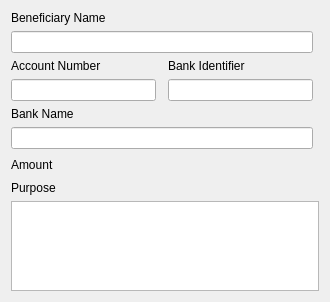
<?xml version="1.0" encoding="UTF-8"?>
<ui version="4.0">
 <class>germanCreditTransferEdit</class>
 <widget class="QWidget" name="germanCreditTransferEdit">
  <property name="geometry">
   <rect>
    <x>0</x>
    <y>0</y>
    <width>330</width>
    <height>302</height>
   </rect>
  </property>
  <property name="windowTitle">
   <string>Form</string>
  </property>
  <layout class="QGridLayout" name="gridLayout">
   <item row="0" column="0">
    <widget class="QLabel" name="label">
     <property name="text">
      <string>Beneficiary Name</string>
     </property>
     <property name="buddy">
      <cstring>beneficiaryName</cstring>
     </property>
    </widget>
   </item>
   <item row="1" column="0" colspan="3">
    <widget class="KLineEdit" name="beneficiaryName"/>
   </item>
   <item row="1" column="3">
    <widget class="KLed" name="statusBeneficiaryName">
     <property name="state">
      <enum>KLed::On</enum>
     </property>
     <property name="color">
      <color>
       <red>160</red>
       <green>160</green>
       <blue>160</blue>
      </color>
     </property>
    </widget>
   </item>
   <item row="2" column="0">
    <widget class="QLabel" name="label_2">
     <property name="text">
      <string>Account Number</string>
     </property>
     <property name="buddy">
      <cstring>beneficiaryAccNum</cstring>
     </property>
    </widget>
   </item>
   <item row="2" column="2">
    <widget class="QLabel" name="label_3">
     <property name="text">
      <string>Bank Identifier</string>
     </property>
     <property name="buddy">
      <cstring>beneficiaryBankCode</cstring>
     </property>
    </widget>
   </item>
   <item row="3" column="0">
    <widget class="KLineEdit" name="beneficiaryAccNum"/>
   </item>
   <item row="3" column="1">
    <widget class="KLed" name="statusAccountNumber">
     <property name="state">
      <enum>KLed::On</enum>
     </property>
     <property name="color">
      <color>
       <red>160</red>
       <green>160</green>
       <blue>160</blue>
      </color>
     </property>
    </widget>
   </item>
   <item row="3" column="2">
    <widget class="KLineEdit" name="beneficiaryBankCode"/>
   </item>
   <item row="3" column="3">
    <widget class="KLed" name="statusBankIdentifier">
     <property name="state">
      <enum>KLed::On</enum>
     </property>
     <property name="color">
      <color>
       <red>160</red>
       <green>160</green>
       <blue>160</blue>
      </color>
     </property>
    </widget>
   </item>
   <item row="4" column="0">
    <widget class="QLabel" name="label_5">
     <property name="text">
      <string>Bank Name</string>
     </property>
     <property name="buddy">
      <cstring>beneficiaryBankName</cstring>
     </property>
    </widget>
   </item>
   <item row="5" column="0" colspan="3">
    <widget class="KLineEdit" name="beneficiaryBankName">
     <property name="focusPolicy">
      <enum>Qt::ClickFocus</enum>
     </property>
     <property name="readOnly">
      <bool>true</bool>
     </property>
     <property name="clickMessage">
      <string>Will be filled in automatically</string>
     </property>
    </widget>
   </item>
   <item row="5" column="3">
    <widget class="KLed" name="statusBankName">
     <property name="state">
      <enum>KLed::On</enum>
     </property>
     <property name="color">
      <color>
       <red>160</red>
       <green>160</green>
       <blue>160</blue>
      </color>
     </property>
    </widget>
   </item>
   <item row="6" column="0" colspan="3">
    <layout class="QHBoxLayout" name="horizontalLayout">
     <item>
      <widget class="QLabel" name="label_7">
       <property name="text">
        <string>Amount</string>
       </property>
      </widget>
     </item>
     <item>
      <spacer name="horizontalSpacer_2">
       <property name="orientation">
        <enum>Qt::Horizontal</enum>
       </property>
       <property name="sizeHint" stdset="0">
        <size>
         <width>40</width>
         <height>20</height>
        </size>
       </property>
      </spacer>
     </item>
     <item>
      <widget class="kMyMoneyEdit" name="transferValue">
       <property name="minimumSize">
        <size>
         <width>100</width>
         <height>0</height>
        </size>
       </property>
       <property name="resetButtonVisibility" stdset="0">
        <bool>false</bool>
       </property>
      </widget>
     </item>
    </layout>
   </item>
   <item row="6" column="3">
    <widget class="KLed" name="statusAmount">
     <property name="state">
      <enum>KLed::On</enum>
     </property>
     <property name="color">
      <color>
       <red>160</red>
       <green>160</green>
       <blue>160</blue>
      </color>
     </property>
    </widget>
   </item>
   <item row="7" column="0">
    <widget class="QLabel" name="label_4">
     <property name="text">
      <string>Purpose</string>
     </property>
     <property name="buddy">
      <cstring>transferPurpose</cstring>
     </property>
    </widget>
   </item>
   <item row="7" column="3">
    <widget class="KLed" name="statusPurpose">
     <property name="state">
      <enum>KLed::On</enum>
     </property>
     <property name="color">
      <color>
       <red>160</red>
       <green>160</green>
       <blue>160</blue>
      </color>
     </property>
    </widget>
   </item>
   <item row="8" column="0" colspan="4">
    <widget class="KMyMoneyTextEdit" name="transferPurpose">
     <property name="sizePolicy">
      <sizepolicy hsizetype="Expanding" vsizetype="Expanding">
       <horstretch>0</horstretch>
       <verstretch>0</verstretch>
      </sizepolicy>
     </property>
     <property name="minimumSize">
      <size>
       <width>70</width>
       <height>30</height>
      </size>
     </property>
     <property name="tabChangesFocus">
      <bool>true</bool>
     </property>
     <property name="lineWrapMode">
      <enum>QTextEdit::FixedColumnWidth</enum>
     </property>
     <property name="lineWrapColumnOrWidth">
      <number>27</number>
     </property>
     <property name="acceptRichText">
      <bool>false</bool>
     </property>
    </widget>
   </item>
  </layout>
 </widget>
 <customwidgets>
  <customwidget>
   <class>kMyMoneyEdit</class>
   <extends>QFrame</extends>
   <header>kmymoneyedit.h</header>
   <container>1</container>
  </customwidget>
  <customwidget>
   <class>KLineEdit</class>
   <extends>QLineEdit</extends>
   <header>klineedit.h</header>
  </customwidget>
  <customwidget>
   <class>KLed</class>
   <extends>QWidget</extends>
   <header>kled.h</header>
  </customwidget>
  <customwidget>
   <class>KMyMoneyTextEdit</class>
   <extends>QTextEdit</extends>
   <header>kmymoneytextedit.h</header>
  </customwidget>
 </customwidgets>
 <tabstops>
  <tabstop>beneficiaryName</tabstop>
  <tabstop>beneficiaryAccNum</tabstop>
  <tabstop>beneficiaryBankCode</tabstop>
  <tabstop>transferPurpose</tabstop>
 </tabstops>
 <resources/>
 <connections/>
</ui>
